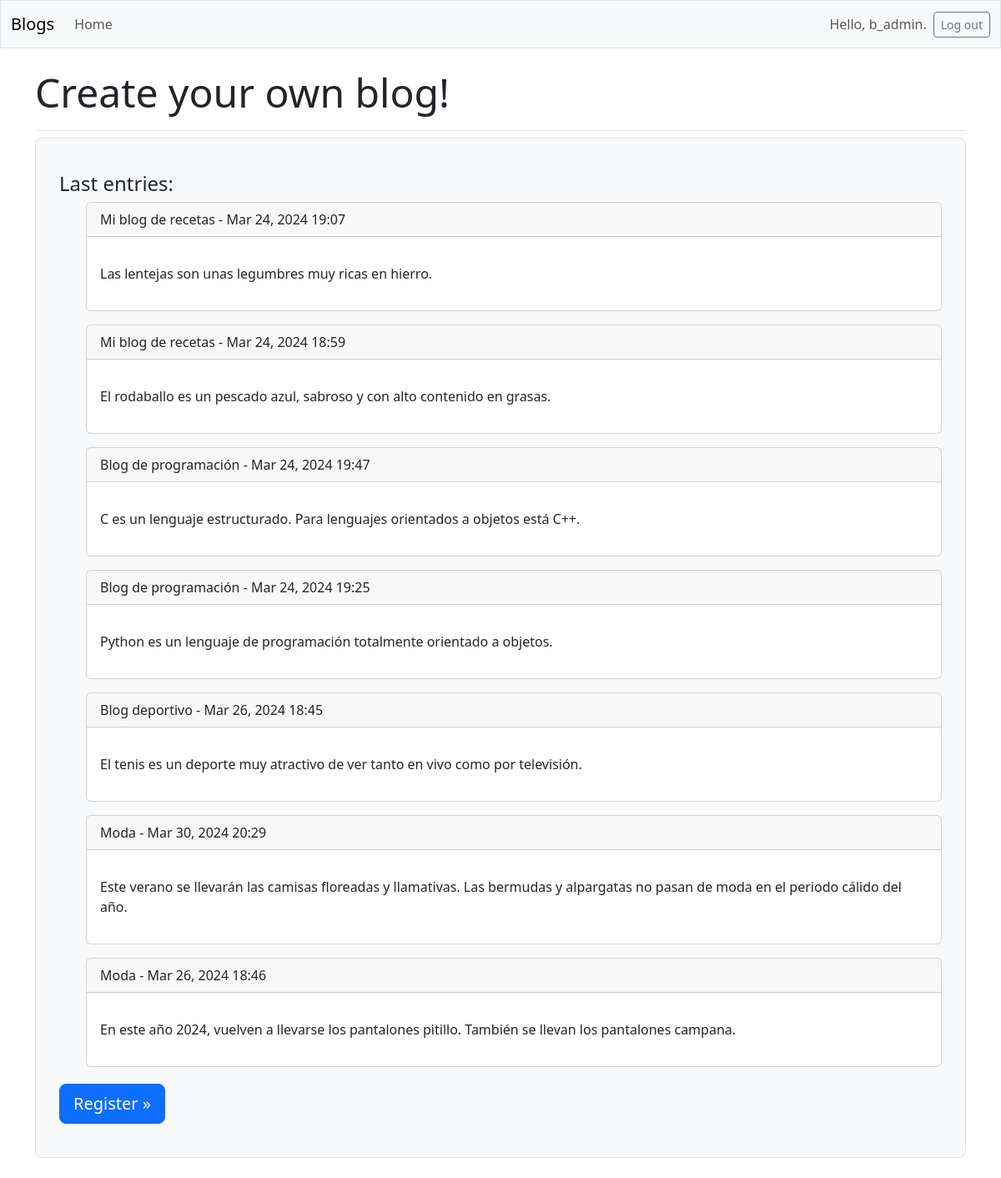
The app's page / (signed in) with its own data.
### blogs/models.py (models this page shows, shortened)
class BlogEntry (models.Model):
    blog =  models.ForeignKey(Blog, on_delete = models.CASCADE)
    title = models.CharField(max_length = 100, default = 'Sin título')
    text = models.TextField()
    date_added = models.DateTimeField(auto_now_add = True)
    class Meta:
        verbose_name_plural = 'blog_entries'

class Blog (models.Model):
    title = models.CharField(max_length = 200)
    description = models.TextField()
    date_added = models.DateTimeField(auto_now_add = True)
    owner = models.ForeignKey(User, on_delete = models.CASCADE)

### blogs/views.py (the view)
# urls.py: path('', views.index, name = 'index'),
def index(request):
    entries = []
    blogs = Blog.objects.order_by('date_added')
    for blog in blogs:
        entries += blog.blogentry_set.order_by('-date_added')[:5]
    context = {'blogs': blogs, 'entries': entries}
    return render(request, 'blogs/index.html', context)

### blogs/templates/blogs/index.html
{% extends 'blogs/base.html' %}
{% block page_header %}
    <h2 class="display-5">Create your own blog!</h2>
{% endblock page_header %}
{% block content %}
<div class="p-3 mb-4 bg-light border rounded-3">
    <div class="container-fluid py-4">
        <h4>Last entries: </h4>
        <ul>
            {% for entry in entries %}
            <div class="card mb-3">
                <h7 class = "card-header">
                    {{ entry.blog.title }} -
                    {{ entry.date_added|date:'M d, Y H:i' }}
                </h7>
                <div class="card-body">
                    <p class="card-text">{{ entry.text|linebreaks }}</p></div>
            </div>
            {% empty %}
                <li>No entries have been added yet.</li>
            {% endfor %}
        </ul>
        <a class="btn btn-primary btn-lg mt-1"
            href="{% url 'accounts:register' %}">Register &raquo;</a>
    </div>
</div>
{% endblock content %}

### blogs/templates/blogs/base.html (shortened to what this page needs)
<!doctype html>
<html lang="en">
<head>
    {% load django_bootstrap5 %}
    {% bootstrap_css %}
</head>
<body>
    <nav class="navbar navbar-expand-md navbar-light bg-light mb-4 border">
        <div class="container-fluid">
            <a class="navbar-brand" href="{% url 'blogs:index' %}">Blogs</a>
            <div class="collapse navbar-collapse" id="navbarCollapse">
                <ul class="navbar-nav me-auto mb-2 mb-md-0">
                    <li class="nav-item">
                        <a class="nav-link" href="{% url 'blogs:blogs' %}">
                            Home</a></li>
                </ul>
                <ul class="navbar-nav ms-auto mb-2 mb-md-0">
                    {% if user.is_authenticated %}
                        <li class="nav-item">
                            <span class="navbar-text me-2">
                                Hello, {{ user.username }}.</span></li>
                    {% endif %}
                </ul>
                {% if user.is_authenticated %}
                <form action="{% url 'accounts:logout' %}" method="post">
                    <button name="submit"
                    class="btn btn-outline-secondary btn-sm">
                    Log out</button>
                </form>
                {% endif %}
            </div>
        </div>
    </nav>
    <main class="container">
        <div class="pb-2 mb-2 border-bottom">
            {% block page_header %}{% endblock page_header %}
        </div>
        <div>
            {% block content %}{% endblock content %}
        </div>
    </main>
</body>
</html>

### records on screen
BlogEntry: blog "Mi blog de recetas", date_added "Mar 24, 2024 19:07", text "Las lentejas son unas legumbres muy ricas en hierro."
BlogEntry: blog "Mi blog de recetas", date_added "Mar 24, 2024 18:59", text "El rodaballo es un pescado azul, sabroso y con alto contenido en grasas."
BlogEntry: blog "Blog de programación", date_added "Mar 24, 2024 19:47", text "C es un lenguaje estructurado. Para lenguajes orientados a objetos está C++."
BlogEntry: blog "Blog de programación", date_added "Mar 24, 2024 19:25", text "Python es un lenguaje de programación totalmente orientado a objetos."
BlogEntry: blog "Blog deportivo", date_added "Mar 26, 2024 18:45", text "El tenis es un deporte muy atractivo de ver tanto en vivo como por televisión."
BlogEntry: blog "Moda", date_added "Mar 30, 2024 20:29", text "Este verano se llevarán las camisas floreadas y llamativas. Las bermudas y alpargatas no pasan de moda en el periodo cálido del año."
BlogEntry: blog "Moda", date_added "Mar 26, 2024 18:46", text "En este año 2024, vuelven a llevarse los pantalones pitillo. También se llevan los pantalones campana."

### other values on screen
{{ user.username }} "b_admin"
